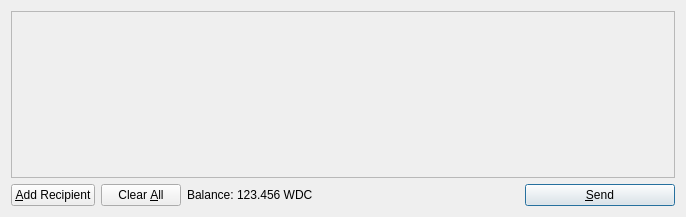
<?xml version="1.0" encoding="UTF-8"?>
<ui version="4.0">
 <class>SendCoinsDialog</class>
 <widget class="QDialog" name="SendCoinsDialog">
  <property name="geometry">
   <rect>
    <x>0</x>
    <y>0</y>
    <width>686</width>
    <height>217</height>
   </rect>
  </property>
  <property name="windowTitle">
   <string>Send Coins</string>
  </property>
  <layout class="QVBoxLayout" name="verticalLayout">
   <item>
    <widget class="QScrollArea" name="scrollArea">
     <property name="widgetResizable">
      <bool>true</bool>
     </property>
     <widget class="QWidget" name="scrollAreaWidgetContents">
      <property name="geometry">
       <rect>
        <x>0</x>
        <y>0</y>
        <width>666</width>
        <height>165</height>
       </rect>
      </property>
      <layout class="QVBoxLayout" name="verticalLayout_2">
       <property name="margin">
        <number>0</number>
       </property>
       <item>
        <layout class="QVBoxLayout" name="entries">
         <property name="spacing">
          <number>6</number>
         </property>
        </layout>
       </item>
       <item>
        <spacer name="verticalSpacer">
         <property name="orientation">
          <enum>Qt::Vertical</enum>
         </property>
         <property name="sizeHint" stdset="0">
          <size>
           <width>20</width>
           <height>40</height>
          </size>
         </property>
        </spacer>
       </item>
      </layout>
     </widget>
    </widget>
   </item>
   <item>
    <layout class="QHBoxLayout" name="horizontalLayout">
     <item>
      <widget class="QPushButton" name="addButton">
       <property name="toolTip">
        <string>Send to multiple recipients at once</string>
       </property>
       <property name="text">
        <string>&amp;Add Recipient</string>
       </property>
       <property name="icon">
        <iconset resource="../bitcoin.qrc">
         <normaloff>:/icons/add</normaloff>:/icons/add</iconset>
       </property>
       <property name="autoDefault">
        <bool>false</bool>
       </property>
      </widget>
     </item>
     <item>
      <widget class="QPushButton" name="clearButton">
       <property name="sizePolicy">
        <sizepolicy hsizetype="Minimum" vsizetype="Fixed">
         <horstretch>0</horstretch>
         <verstretch>0</verstretch>
        </sizepolicy>
       </property>
       <property name="toolTip">
        <string>Remove all transaction fields</string>
       </property>
       <property name="text">
        <string>Clear &amp;All</string>
       </property>
       <property name="icon">
        <iconset resource="../bitcoin.qrc">
         <normaloff>:/icons/remove</normaloff>:/icons/remove</iconset>
       </property>
       <property name="autoRepeatDelay">
        <number>300</number>
       </property>
       <property name="autoDefault">
        <bool>false</bool>
       </property>
      </widget>
     </item>
     <item>
      <layout class="QHBoxLayout" name="horizontalLayout_2">
       <property name="spacing">
        <number>3</number>
       </property>
       <item>
        <widget class="QLabel" name="label">
         <property name="text">
          <string>Balance:</string>
         </property>
        </widget>
       </item>
       <item>
        <widget class="QLabel" name="labelBalance">
         <property name="cursor">
          <cursorShape>IBeamCursor</cursorShape>
         </property>
         <property name="text">
          <string>123.456 WDC</string>
         </property>
         <property name="textInteractionFlags">
          <set>Qt::LinksAccessibleByMouse|Qt::TextSelectableByKeyboard|Qt::TextSelectableByMouse</set>
         </property>
        </widget>
       </item>
      </layout>
     </item>
     <item>
      <spacer name="horizontalSpacer">
       <property name="orientation">
        <enum>Qt::Horizontal</enum>
       </property>
       <property name="sizeHint" stdset="0">
        <size>
         <width>40</width>
         <height>20</height>
        </size>
       </property>
      </spacer>
     </item>
     <item>
      <widget class="QPushButton" name="sendButton">
       <property name="minimumSize">
        <size>
         <width>150</width>
         <height>0</height>
        </size>
       </property>
       <property name="toolTip">
        <string>Confirm the send action</string>
       </property>
       <property name="text">
        <string>&amp;Send</string>
       </property>
       <property name="icon">
        <iconset resource="../bitcoin.qrc">
         <normaloff>:/icons/send</normaloff>:/icons/send</iconset>
       </property>
       <property name="default">
        <bool>true</bool>
       </property>
      </widget>
     </item>
    </layout>
   </item>
  </layout>
 </widget>
 <resources>
  <include location="../bitcoin.qrc"/>
 </resources>
 <connections/>
</ui>
